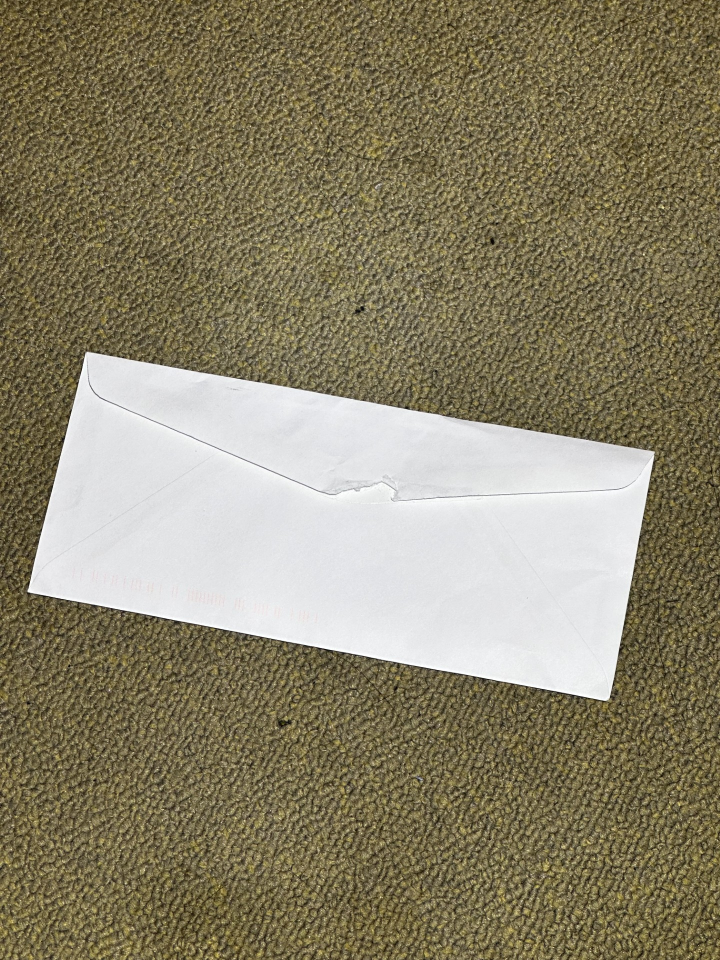
#> input picture detect_paper_test_image/envelope.jpg, 1440 x 1920 px (shown at 1/2 size)
$ python process_image.py detect_paper_test_image/envelope.jpg paper_on_table.jpeg
#> lines starting #> are read from the running program, lines starting #| are printed output that depends on the picture; after the words box and inside, x2 and y2 are one past the last pixel; in counts of white or black regions, pixels touching at a corner belong together
#> further down, sample_image is the input picture: shape (1920, 1440, 3); mean B, G, R 104.3, 129.6, 137.6
### detect_paper.py
import cv2
import numpy as np
import matplotlib.pyplot as plt


# [101 lines left out: function detect_paper, not called in this run]


def alpha_out(mask_out):
    alpha = np.sum(mask_out, axis=-1) > 0
    alpha = np.uint8(alpha * 255)
    return np.dstack((mask_out, alpha))


# [8 lines that do not run on import are left out]

### process_image.py
import matplotlib.pyplot as plt
import numpy as np
import cv2
import detect_paper

"""
- image.jpg
- climbing-the-matterhorn-zermatt.jpg
- jet.jpeg
- torii.jpg
"""


def process_image(sample_image, resize_bool=True):

    # constraints:
    # - 256, 3
    # - 126, 2
    # - 256 * 3//4 , 2
#> called with resize_bool = False
    blur_bool = True

    return_list = []

    img_size = 256 * 3 // 4
    K = 3

    height, width, channels = sample_image.shape
#> height = 1920; width = 1440; channels = 3

    img = cv2.cvtColor(sample_image, cv2.COLOR_BGR2RGB)

    return_list = [detect_paper.alpha_out(img)]
#> in alpha_out, `alpha = np.sum(mask_out, axis=-1) > 0`:
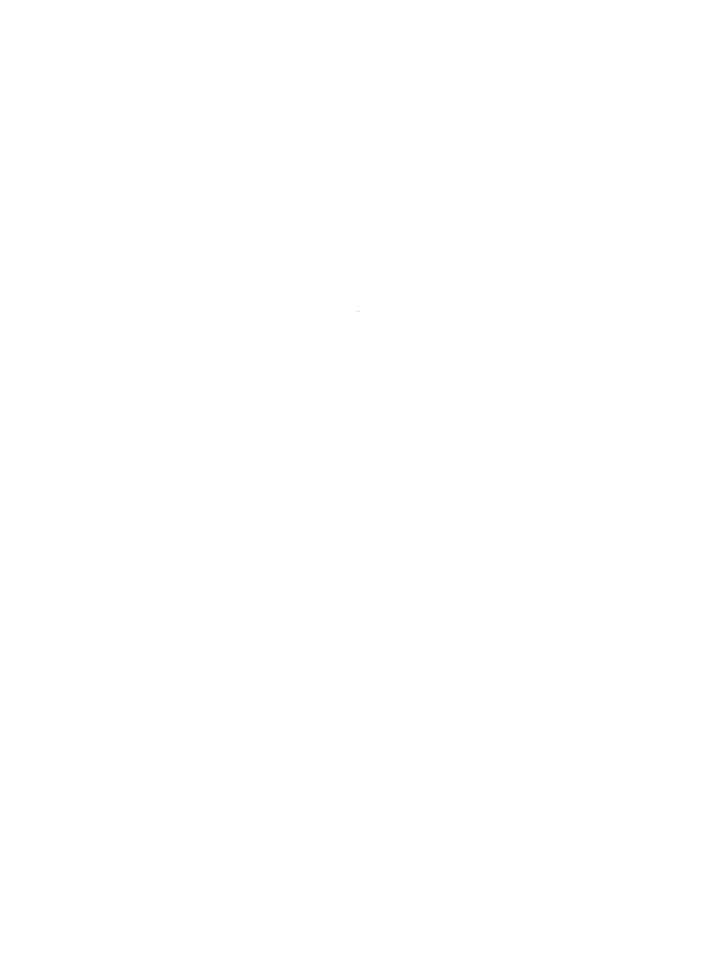
#> alpha: shape (1920, 1440) bool (shown at 1/2 size); 100% white; black in thin lines or dots, all inside (x1, y1, x2, y2) = (717, 623, 718, 624)
#> in alpha_out, `return np.dstack((mask_out, alpha))`:
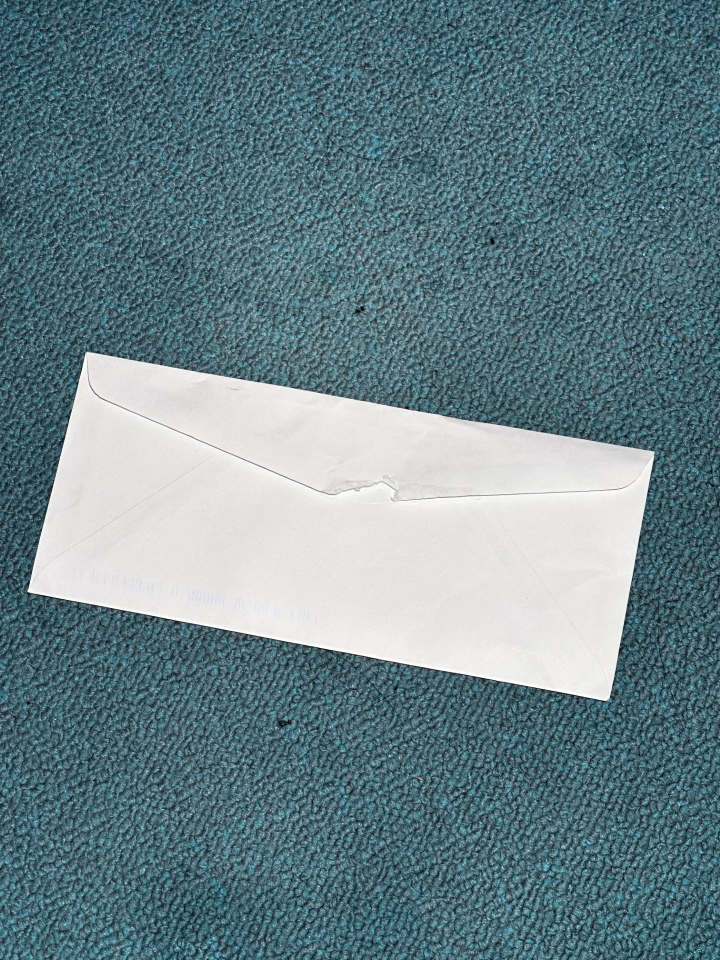
#> returned value: shape (1920, 1440, 4) (shown at 1/2 size); mean of channels 0, 1, 2, 3 137.6, 129.6, 104.3, 255; drawn as B, G, R

    if resize_bool:
        img = cv2.resize(img, (img_size, img_size * height // width))
    if blur_bool:
        img = cv2.GaussianBlur(img, (5, 5), 0)

    return_list = return_list + [detect_paper.alpha_out(img)]
#> in alpha_out (call 2), `alpha = np.sum(mask_out, axis=-1) > 0`: alpha: shape (1920, 1440) bool; every value is 1
#> in alpha_out (call 2), `alpha = np.uint8(alpha * 255)`: alpha: shape (1920, 1440); every value is 255
#> return_list = 2 items

    twoDimage = img.reshape((-1, 3))
    twoDimage = np.float32(twoDimage)

    criteria = (cv2.TERM_CRITERIA_EPS + cv2.TERM_CRITERIA_MAX_ITER, 10, 1.0)

    attempts = 10

    ret, label, center = cv2.kmeans(
        twoDimage, K, None, criteria, attempts, cv2.KMEANS_PP_CENTERS
    )
#> ret = 1.33e+09; center = [[93.95, 83.63, 53.62], [228.4, 229.4, 231.5], [134.3, 123.9, 88.56]]
    center = np.uint8(center)
#> center = [[93, 83, 53], [228, 229, 231], [134, 123, 88]]
    res = center[label.flatten()]
    result_image = res.reshape((img.shape))

    return_list = return_list + [detect_paper.alpha_out(result_image)]
#> return_list = 3 items

    t_lower = 50
    t_upper = 150
    edge = cv2.Canny(result_image, t_lower, t_upper)
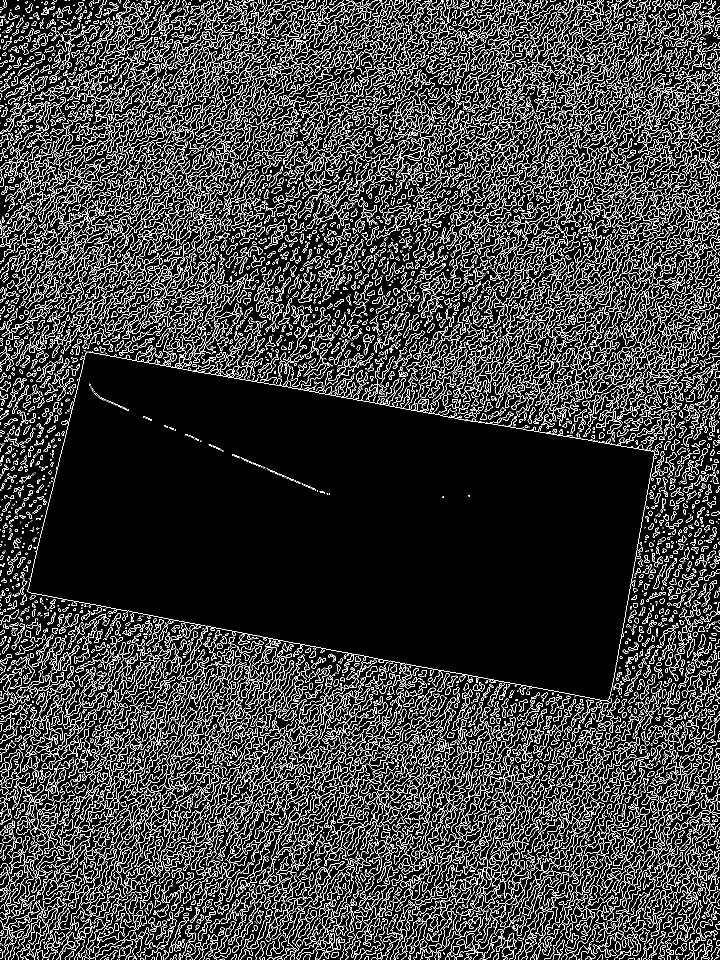
#> edge: shape (1920, 1440) (shown at 1/2 size); 13.7% white in thin lines or dots

    return_list = return_list + [edge]
#> return_list = 4 items

    return return_list


if __name__ == "__main__":
    import sys

    sample_image = cv2.imread(sys.argv[1])

    if len(sys.argv) > 2:
        final_images = process_image(sample_image, sys.argv[2] == "True")
#> final_images = 4 items
    else:
        final_images = process_image(sample_image)

    plt.axis("off")
    plt.imshow(final_images[3])

    # fig, ((ax0, ax1), (ax_b, ax2)) = plt.subplots(2, 2)

    # for ax, img in zip([ax0, ax1, ax2, ax_b], final_images):
    #     ax.axis("off")
    #     ax.imshow(img)

    plt.show()

# [6 lines of commented-out code are left out]
